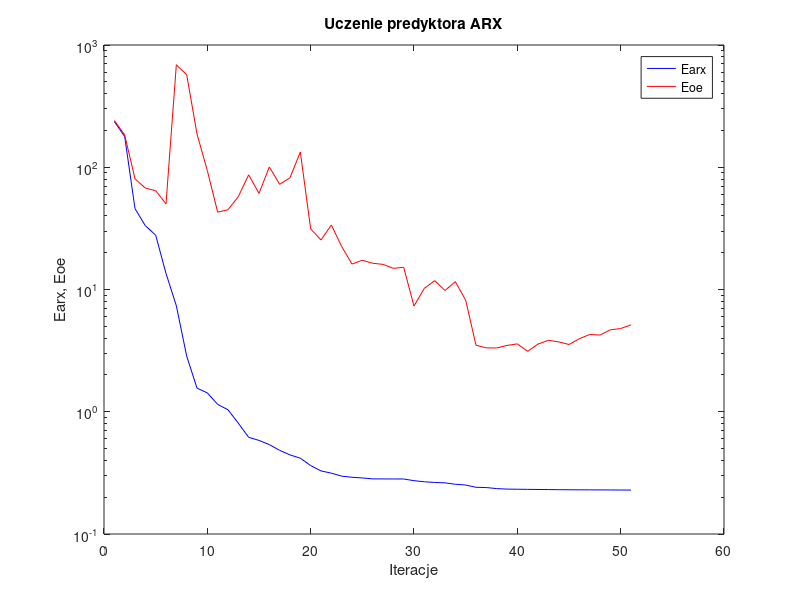
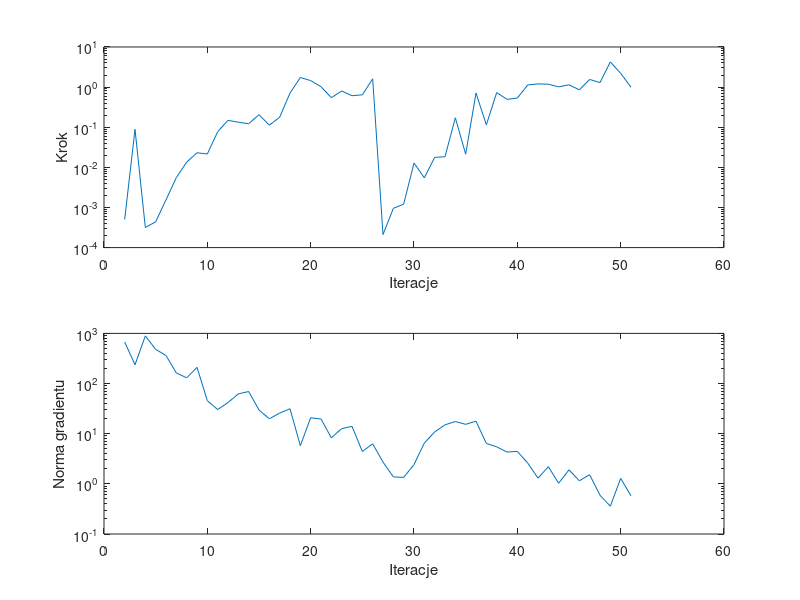

These charts were generated, in order, by the following MATLAB code:
%uczenie predyktora arx
clear all;
n=0; farx(n+1)=2.365494e+002; foe(n+1)=2.412507e+002; wspucz(n+1)=0.000000e+000; ng(n+1)=0.000000e+000;
%odnowa zmiennej metryki
n=1; farx(n+1)=1.785591e+002; foe(n+1)=1.838756e+002; krok(n+1)=5.018139e-004; ng(n+1)=6.734932e+002;
n=2; farx(n+1)=4.592551e+001; foe(n+1)=8.039572e+001; krok(n+1)=8.892157e-002; ng(n+1)=2.370000e+002;
n=3; farx(n+1)=3.323848e+001; foe(n+1)=6.753892e+001; krok(n+1)=3.164277e-004; ng(n+1)=8.917310e+002;
n=4; farx(n+1)=2.784572e+001; foe(n+1)=6.432533e+001; krok(n+1)=4.395065e-004; ng(n+1)=4.802259e+002;
n=5; farx(n+1)=1.353765e+001; foe(n+1)=5.019989e+001; krok(n+1)=1.548346e-003; ng(n+1)=3.626670e+002;
n=6; farx(n+1)=7.364732e+000; foe(n+1)=6.891041e+002; krok(n+1)=5.557598e-003; ng(n+1)=1.626978e+002;
n=7; farx(n+1)=2.855465e+000; foe(n+1)=5.718180e+002; krok(n+1)=1.346946e-002; ng(n+1)=1.300009e+002;
n=8; farx(n+1)=1.560482e+000; foe(n+1)=1.871923e+002; krok(n+1)=2.308292e-002; ng(n+1)=2.104624e+002;
n=9; farx(n+1)=1.426333e+000; foe(n+1)=9.382595e+001; krok(n+1)=2.152696e-002; ng(n+1)=4.555633e+001;
n=10; farx(n+1)=1.149014e+000; foe(n+1)=4.292297e+001; krok(n+1)=7.727538e-002; ng(n+1)=3.029373e+001;
n=11; farx(n+1)=1.037599e+000; foe(n+1)=4.491775e+001; krok(n+1)=1.482879e-001; ng(n+1)=4.181667e+001;
n=12; farx(n+1)=8.062535e-001; foe(n+1)=5.750901e+001; krok(n+1)=1.335492e-001; ng(n+1)=6.225622e+001;
n=13; farx(n+1)=6.180389e-001; foe(n+1)=8.671976e+001; krok(n+1)=1.221956e-001; ng(n+1)=6.931399e+001;
n=14; farx(n+1)=5.828976e-001; foe(n+1)=6.118952e+001; krok(n+1)=2.055256e-001; ng(n+1)=2.974319e+001;
n=15; farx(n+1)=5.381041e-001; foe(n+1)=1.004722e+002; krok(n+1)=1.125137e-001; ng(n+1)=1.982833e+001;
n=16; farx(n+1)=4.834018e-001; foe(n+1)=7.247533e+001; krok(n+1)=1.775417e-001; ng(n+1)=2.574611e+001;
n=17; farx(n+1)=4.436954e-001; foe(n+1)=8.205622e+001; krok(n+1)=7.101669e-001; ng(n+1)=3.142957e+001;
n=18; farx(n+1)=4.168847e-001; foe(n+1)=1.332990e+002; krok(n+1)=1.734884e+000; ng(n+1)=5.760694e+000;
n=19; farx(n+1)=3.629008e-001; foe(n+1)=3.127939e+001; krok(n+1)=1.454604e+000; ng(n+1)=2.080854e+001;
n=20; farx(n+1)=3.280883e-001; foe(n+1)=2.541935e+001; krok(n+1)=1.024434e+000; ng(n+1)=1.963434e+001;
n=21; farx(n+1)=3.146338e-001; foe(n+1)=3.372243e+001; krok(n+1)=5.461275e-001; ng(n+1)=8.286034e+000;
n=22; farx(n+1)=2.973436e-001; foe(n+1)=2.247499e+001; krok(n+1)=7.992682e-001; ng(n+1)=1.260631e+001;
n=23; farx(n+1)=2.911740e-001; foe(n+1)=1.614767e+001; krok(n+1)=6.107131e-001; ng(n+1)=1.401019e+001;
n=24; farx(n+1)=2.874477e-001; foe(n+1)=1.735929e+001; krok(n+1)=6.428475e-001; ng(n+1)=4.420190e+000;
n=25; farx(n+1)=2.823362e-001; foe(n+1)=1.639273e+001; krok(n+1)=1.608038e+000; ng(n+1)=6.280665e+000;
%odnowa zmiennej metryki
n=26; farx(n+1)=2.821584e-001; foe(n+1)=1.605309e+001; krok(n+1)=2.110020e-004; ng(n+1)=2.719790e+000;
n=27; farx(n+1)=2.819567e-001; foe(n+1)=1.489783e+001; krok(n+1)=9.499141e-004; ng(n+1)=1.375185e+000;
n=28; farx(n+1)=2.818051e-001; foe(n+1)=1.519852e+001; krok(n+1)=1.211464e-003; ng(n+1)=1.346646e+000;
n=29; farx(n+1)=2.729963e-001; foe(n+1)=7.320413e+000; krok(n+1)=1.279818e-002; ng(n+1)=2.421933e+000;
n=30; farx(n+1)=2.674697e-001; foe(n+1)=1.021428e+001; krok(n+1)=5.478088e-003; ng(n+1)=6.516496e+000;
n=31; farx(n+1)=2.641031e-001; foe(n+1)=1.181342e+001; krok(n+1)=1.771116e-002; ng(n+1)=1.083466e+001;
n=32; farx(n+1)=2.620504e-001; foe(n+1)=9.818735e+000; krok(n+1)=1.843937e-002; ng(n+1)=1.503014e+001;
n=33; farx(n+1)=2.551818e-001; foe(n+1)=1.159532e+001; krok(n+1)=1.717868e-001; ng(n+1)=1.748677e+001;
n=34; farx(n+1)=2.515789e-001; foe(n+1)=8.171702e+000; krok(n+1)=2.128042e-002; ng(n+1)=1.536113e+001;
n=35; farx(n+1)=2.410620e-001; foe(n+1)=3.500021e+000; krok(n+1)=7.113726e-001; ng(n+1)=1.780082e+001;
n=36; farx(n+1)=2.398388e-001; foe(n+1)=3.331236e+000; krok(n+1)=1.144404e-001; ng(n+1)=6.385237e+000;
n=37; farx(n+1)=2.351719e-001; foe(n+1)=3.324489e+000; krok(n+1)=7.310195e-001; ng(n+1)=5.474748e+000;
n=38; farx(n+1)=2.330089e-001; foe(n+1)=3.487481e+000; krok(n+1)=4.954132e-001; ng(n+1)=4.304306e+000;
n=39; farx(n+1)=2.324010e-001; foe(n+1)=3.590596e+000; krok(n+1)=5.327344e-001; ng(n+1)=4.439149e+000;
n=40; farx(n+1)=2.318338e-001; foe(n+1)=3.122020e+000; krok(n+1)=1.128562e+000; ng(n+1)=2.607618e+000;
n=41; farx(n+1)=2.313565e-001; foe(n+1)=3.578897e+000; krok(n+1)=1.205335e+000; ng(n+1)=1.299364e+000;
n=42; farx(n+1)=2.309434e-001; foe(n+1)=3.840416e+000; krok(n+1)=1.180464e+000; ng(n+1)=2.198313e+000;
n=43; farx(n+1)=2.304571e-001; foe(n+1)=3.731478e+000; krok(n+1)=1.015323e+000; ng(n+1)=1.028446e+000;
n=44; farx(n+1)=2.300668e-001; foe(n+1)=3.548264e+000; krok(n+1)=1.142949e+000; ng(n+1)=1.904597e+000;
n=45; farx(n+1)=2.298104e-001; foe(n+1)=3.955404e+000; krok(n+1)=8.536620e-001; ng(n+1)=1.150877e+000;
n=46; farx(n+1)=2.296080e-001; foe(n+1)=4.286185e+000; krok(n+1)=1.552709e+000; ng(n+1)=1.520237e+000;
n=47; farx(n+1)=2.294833e-001; foe(n+1)=4.239761e+000; krok(n+1)=1.295594e+000; ng(n+1)=5.916961e-001;
n=48; farx(n+1)=2.292977e-001; foe(n+1)=4.681676e+000; krok(n+1)=4.250100e+000; ng(n+1)=3.589241e-001;
n=49; farx(n+1)=2.289772e-001; foe(n+1)=4.791440e+000; krok(n+1)=2.208206e+000; ng(n+1)=1.285051e+000;
n=50; farx(n+1)=2.287137e-001; foe(n+1)=5.138794e+000; krok(n+1)=9.909022e-001; ng(n+1)=5.770399e-001;

figure; semilogy(farx,'b'); hold on; semilogy(foe,'r'); xlabel('Iteracje'); ylabel('Earx, Eoe'); legend('Earx','Eoe'); title('Uczenie predyktora ARX');
figure; subplot(2,1,1); semilogy(krok); xlabel('Iteracje'); ylabel('Krok');
subplot(2,1,2); semilogy(ng); xlabel('Iteracje'); ylabel('Norma gradientu');
Earx=farx(n+1)
Eoe=foe(n+1)
